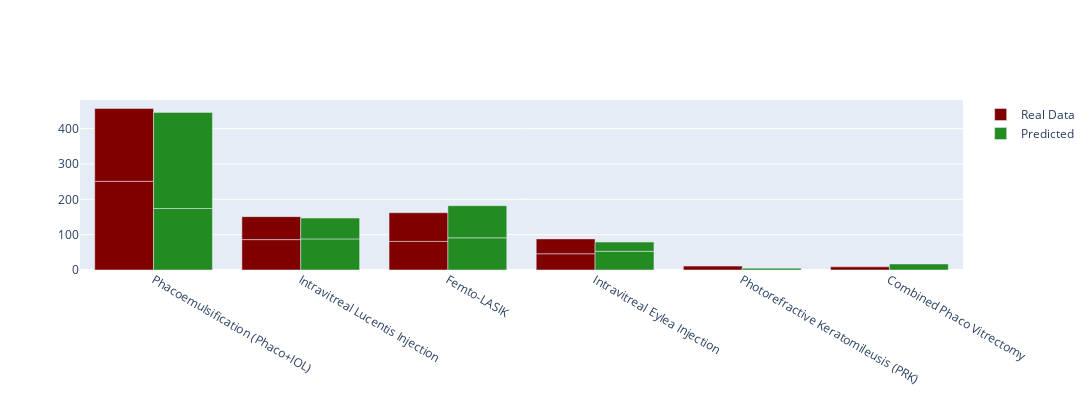

Notebook code cell kept with this figure:
### Markdown cell above
** Two Weeks Visualization **

### Code cell
vis(w[1])

### Figure 1 — Plotly figure (JSON) as saved in the notebook; plotly's stock layout.template omitted (floating-point values rounded to 4 significant figures)
{"data": [{"marker": {"color": "#800000"}, "name": "Real Data", "type": "bar", "x": ["Phacoemulsification (Phaco+IOL)", "Phacoemulsification (Phaco+IOL)", "Intravitreal Lucentis Injection", "Femto-LASIK", "Femto-LASIK", "Intravitreal Lucentis Injection", "Intravitreal Eylea Injection", "Intravitreal Eylea Injection", "Photorefractive Keratomileusis (PRK)", "Combined Phaco Vitrectomy"], "y": [251, 206, 86, 81, 81, 65, 46, 42, 11, 9]}, {"marker": {"color": "#228B22"}, "name": "Predicted", "type": "bar", "x": ["Phacoemulsification (Phaco+IOL)", "Phacoemulsification (Phaco+IOL)", "Intravitreal Lucentis Injection", "Femto-LASIK", "Femto-LASIK", "Intravitreal Lucentis Injection", "Intravitreal Eylea Injection", "Intravitreal Eylea Injection", "Photorefractive Keratomileusis (PRK)", "Combined Phaco Vitrectomy"], "y": [174, 272, 88, 91, 91, 59, 53, 26, 5, 17]}], "layout": {"barmode": "group", "height": 400, "width": 1200}}
